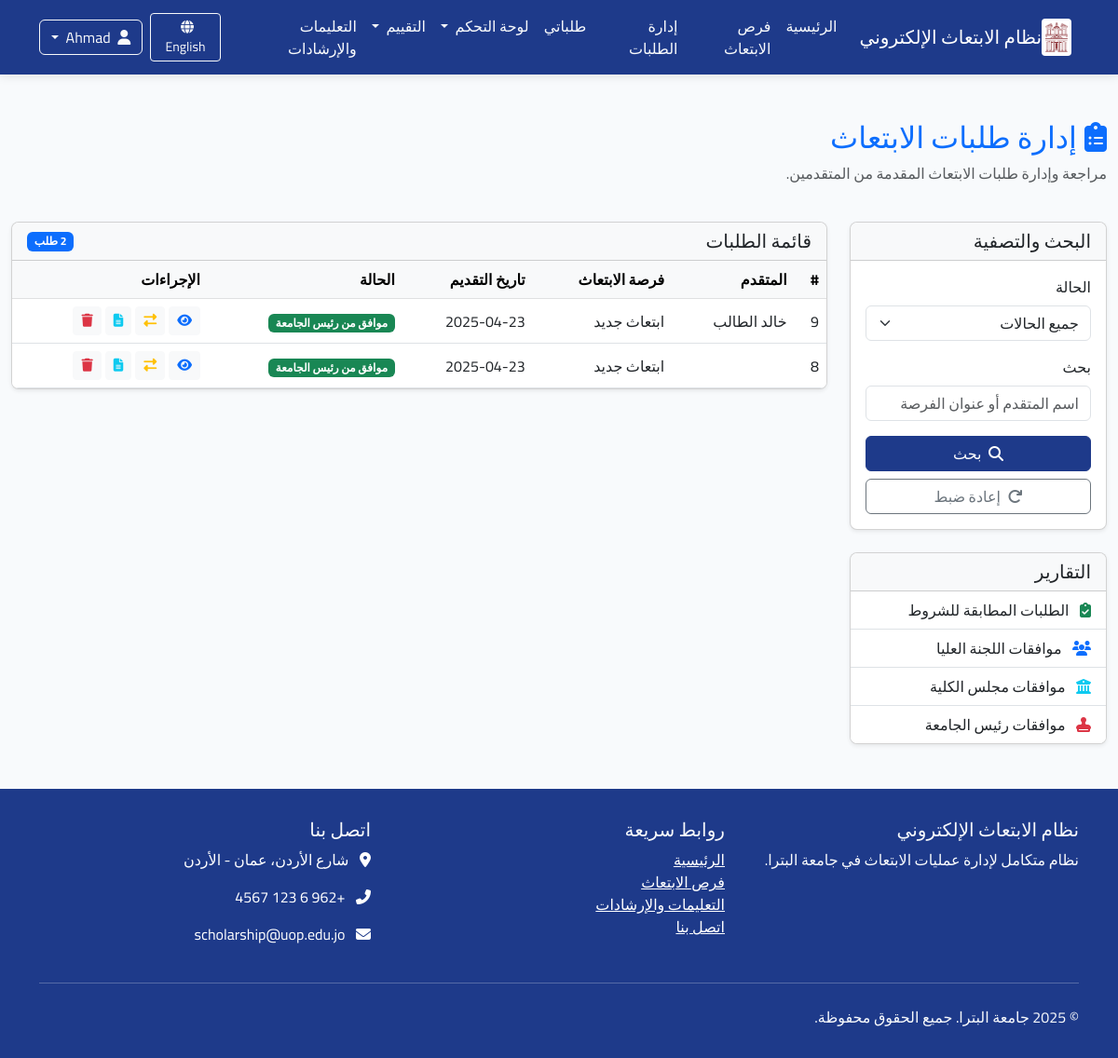
/ar/applications/ (signed in), run on an earlier commit of the app's database.
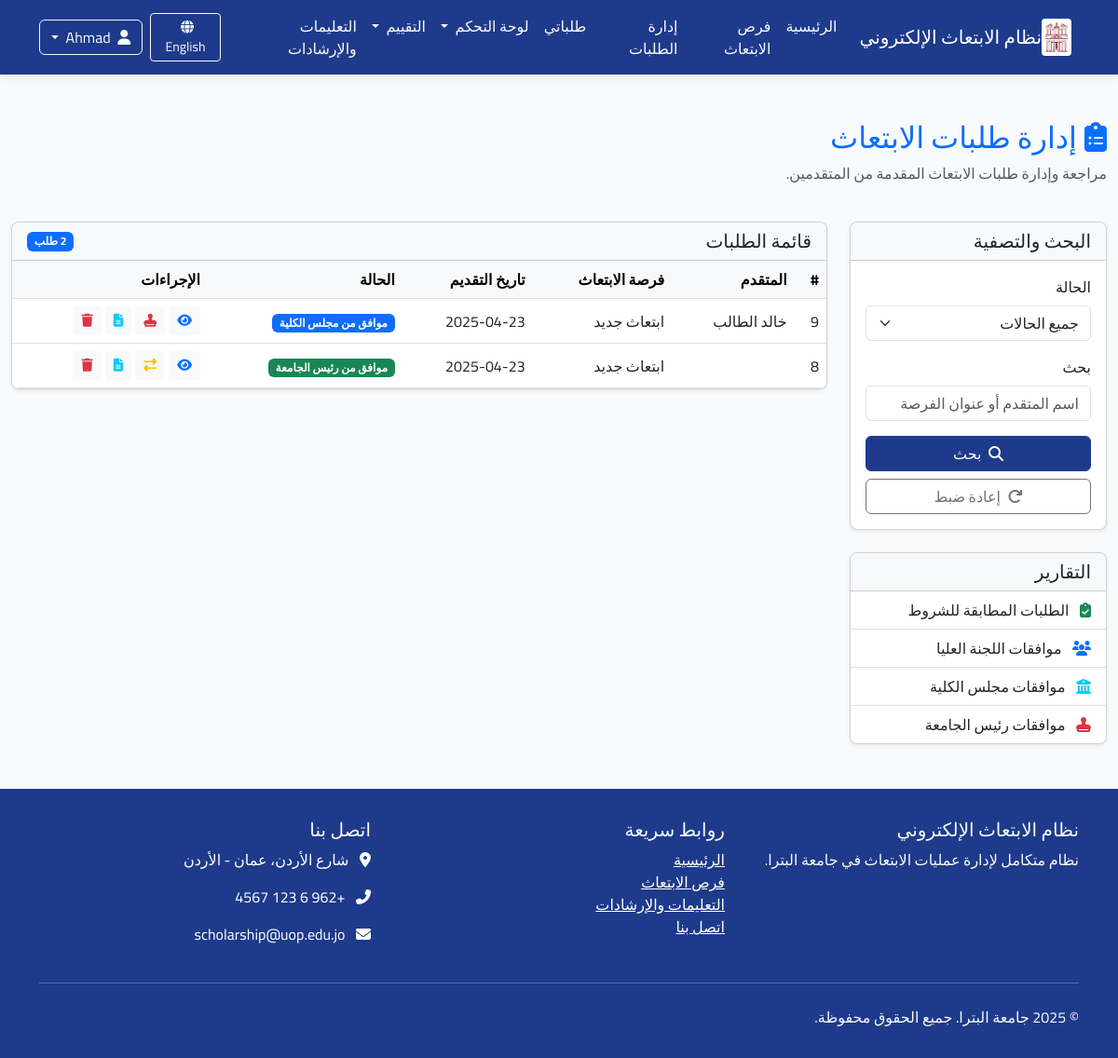
And on a later commit of the database.
### applications/models.py (models this page shows, shortened)
class Application(models.Model):
    scholarship = models.ForeignKey(Scholarship, verbose_name=_("فرصة الابتعاث"), on_delete=models.CASCADE,
                                    related_name="applications")
    applicant = models.ForeignKey(User, verbose_name=_("المتقدم"), on_delete=models.CASCADE,
                                  related_name="applications")
    status = models.ForeignKey(ApplicationStatus, verbose_name=_("حالة الطلب"), on_delete=models.PROTECT,
                               related_name="applications")
    application_date = models.DateTimeField(_("تاريخ التقديم"), auto_now_add=True)
    last_update = models.DateTimeField(_("آخر تحديث"), auto_now=True)
    motivation_letter = models.TextField(_("خطاب الدوافع"),
                                         help_text=_("اشرح لماذا تريد التقدم لهذه الفرصة وما هي أهدافك"))
    research_proposal = models.TextField(_("مقترح البحث"), blank=True, null=True,
                                         help_text=_("إذا كان الابتعاث لدراسة الدكتوراه، أرفق مقترح البحث الخاص بك"))
    comments = models.TextField(_("ملاحظات إضافية"), blank=True, null=True,
                                help_text=_("أي معلومات إضافية تود إضافتها لطلبك"))
    acceptance_letter = models.BooleanField(_("هل لديك قبول مبدئي؟"), default=False)
    acceptance_university = models.CharField(_("اسم الجامعة التي لديك قبول فيها"), max_length=200, blank=True,
                                             null=True)
    admin_notes = models.TextField(_("ملاحظات إدارية"), blank=True, null=True)
    class Meta:
        verbose_name = _("طلب ابتعاث")
        verbose_name_plural = _("طلبات الابتعاث")
        ordering = ['-application_date']
        unique_together = ['scholarship', 'applicant']  # لا يمكن للمستخدم التقديم على نفس الفرصة مرتين

class ApplicationStatus(models.Model):
    name = models.CharField(_("اسم الحالة"), max_length=100)
    description = models.TextField(_("الوصف"), blank=True, null=True)
    order = models.PositiveSmallIntegerField(_("الترتيب"), default=0)
    requires_attachment = models.BooleanField(_("تتطلب مرفقات"), default=False)
    class Meta:
        verbose_name = _("حالة الطلب")
        verbose_name_plural = _("حالات الطلبات")
        ordering = ['order']
    def __str__(self):
        return self.name

### announcements/models.py (models this page shows, shortened)
class Scholarship(models.Model):
    STATUS_CHOICES = (
        ('draft', _('مسودة')),
        ('published', _('منشور')),
        ('closed', _('مغلق')),
    )
    title = models.CharField(_("العنوان"), max_length=200)
    scholarship_type = models.ForeignKey(ScholarshipType, verbose_name=_("نوع الابتعاث"), on_delete=models.CASCADE,
                                         related_name="scholarships")
    description = models.TextField(_("الوصف"))
    requirements = models.TextField(_("المتطلبات"))
    benefits = models.TextField(_("المميزات"), blank=True, null=True)
    countries = models.CharField(_("الدول المتاحة"), max_length=255, blank=True, null=True)
    universities = models.TextField(_("الجامعات المتاحة"), blank=True, null=True)
    deadline = models.DateTimeField(_("الموعد النهائي للتقديم"))
    publication_date = models.DateTimeField(_("تاريخ النشر"), default=timezone.now)
    status = models.CharField(_("الحالة"), max_length=20, choices=STATUS_CHOICES, default='draft')
    max_applicants = models.PositiveIntegerField(_("الحد الأقصى للمتقدمين"), default=0, help_text=_("0 يعني غير محدود"))
    eligibility_criteria = models.TextField(_("معايير الأهلية"), blank=True, null=True)
    application_process = models.TextField(_("عملية التقديم"), blank=True, null=True)
    contact_info = models.TextField(_("معلومات الاتصال"), blank=True, null=True)
    attachment = models.FileField(_("مرفق"), upload_to='scholarship_attachments/', blank=True, null=True)
    created_by = models.ForeignKey(User, verbose_name=_("تم إنشاؤه بواسطة"), on_delete=models.CASCADE,
                                   related_name="created_scholarships")
    updated_at = models.DateTimeField(_("تم التحديث في"), auto_now=True)
    class Meta:
        verbose_name = _("فرصة ابتعاث")
        verbose_name_plural = _("فرص الابتعاث")
        ordering = ['-publication_date']

### applications/views.py (the view, shortened to what this page needs)
# urls.py: path('applications/', views.admin_applications_list, name='admin_applications_list'),  # Kept this one as 'applications/'
@login_required
@permission_required('applications.view_application')
def admin_applications_list(request):
    status_filter = request.GET.get('status')
    search_query = request.GET.get('search', '')
    applications = Application.objects.all().order_by('-application_date')
    if status_filter:
        applications = applications.filter(status_id=status_filter)
    paginator = Paginator(applications, 10)
    page = request.GET.get('page')
    applications_page = paginator.get_page(page)
    statuses = ApplicationStatus.objects.all()
    context = {
        'applications': applications_page,
        'statuses': statuses,
        'status_filter': status_filter,
        'search_query': search_query,
    }
    return render(request, 'applications/admin_applications_list.html', context)

### core/context_processors.py (called while the page is built)
def user_role(request):
    role = 'anonymous'
    if request.user.is_authenticated:
        role = request.user.profile.role
    return {
        'user_role': role
    }

### applications/templates/applications/admin_applications_list.html (shortened to what the changed rows need)
{% extends 'base.html' %}
{% load i18n %}
{% load static %}
{% block content %}
<div class="container-fluid my-5">
    <div class="row">
        <div class="col-12 mb-4">
            <h2 class="text-primary">
                <i class="fas fa-clipboard-list me-2"></i>{% trans "إدارة طلبات الابتعاث" %}
            </h2>
        </div>
        <div class="col-md-9">
            <div class="card shadow-sm">
                <div class="card-body p-0">
                    <div class="table-responsive">
                        <table class="table table-hover align-middle mb-0">
                            <thead class="table-light">
                                <tr>
                                    <th scope="col">#</th>
                                    <th scope="col">{% trans "المتقدم" %}</th>
                                    <th scope="col">{% trans "فرصة الابتعاث" %}</th>
                                    <th scope="col">{% trans "تاريخ التقديم" %}</th>
                                    <th scope="col">{% trans "الحالة" %}</th>
                                    <th scope="col">{% trans "الإجراءات" %}</th>
                                </tr>
                            </thead>
                            <tbody>
                                {% for application in applications %}
                                <tr>
                                    <td>{{ application.id }}</td>
                                    <td>{{ application.applicant.get_full_name }}</td>
                                    <td>{{ application.scholarship.title }}</td>
                                    <td>{{ application.application_date|date:"Y-m-d" }}</td>
                                    <td>
                                        {% if application.status.order == 1 %}
                                            <span class="badge bg-secondary">{{ application.status }}</span>
                                        {% elif application.status.order == 2 %}
                                            <span class="badge bg-info">{{ application.status }}</span>
                                        {% elif application.status.order == 3 %}
                                            <span class="badge bg-success">{{ application.status }}</span>
                                        {% elif application.status.order == 4 %}
                                            <span class="badge bg-danger">{{ application.status }}</span>
                                        {% elif application.status.order == 5 %}
                                            <span class="badge bg-primary">{{ application.status }}</span>
                                        {% elif application.status.order == 6 %}
                                            <span class="badge bg-danger">{{ application.status }}</span>
                                        {% elif application.status.order == 7 %}
                                            <span class="badge bg-primary">{{ application.status }}</span>
                                        {% elif application.status.order == 8 %}
                                            <span class="badge bg-danger">{{ application.status }}</span>
                                        {% elif application.status.order == 9 %}
                                            <span class="badge bg-success">{{ application.status }}</span>
                                        {% elif application.status.order == 10 %}
                                            <span class="badge bg-danger">{{ application.status }}</span>
                                        {% else %}
                                            <span class="badge bg-secondary">{{ application.status }}</span>
                                        {% endif %}
                                    </td>
                                    <td>
                                        <div class="d-flex flex-wrap gap-1">
                                            <a href="{% url 'applications:application_detail' application.id %}" class="btn btn-sm btn-light" data-bs-toggle="tooltip" title="{% trans 'عرض التفاصيل' %}">
                                                <i class="fas fa-eye text-primary"></i>
                                            </a>
                                            {% if application.status.order == 2 %}
                                            <a href="{% url 'applications:check_requirements' application.id %}" class="btn btn-sm btn-light" data-bs-toggle="tooltip" title="{% trans 'مطابقة الشروط' %}">
                                                <i class="fas fa-clipboard-check text-success"></i>
                                            </a>
                                            {% elif application.status.order == 3 %}
                                            <a href="{% url 'applications:higher_committee_approval' application.id %}" class="btn btn-sm btn-light" data-bs-toggle="tooltip" title="{% trans 'موافقة اللجنة العليا' %}">
                                                <i class="fas fa-users text-primary"></i>
                                            </a>
                                            {% elif application.status.order == 5 %}
                                            <a href="{% url 'applications:faculty_council_approval' application.id %}" class="btn btn-sm btn-light" data-bs-toggle="tooltip" title="{% trans 'موافقة مجلس الكلية' %}">
                                                <i class="fas fa-university text-info"></i>
                                            </a>
                                            {% elif application.status.order == 7 %}
                                            <a href="{% url 'applications:president_approval' application.id %}" class="btn btn-sm btn-light" data-bs-toggle="tooltip" title="{% trans 'موافقة رئيس الجامعة' %}">
                                                <i class="fas fa-stamp text-danger"></i>
                                            </a>
                                            {% else %}
                                            <a href="{% url 'applications:change_status' application.id %}" class="btn btn-sm btn-light" data-bs-toggle="tooltip" title="{% trans 'تغيير الحالة' %}">
                                                <i class="fas fa-exchange-alt text-warning"></i>
                                            </a>
                                            {% endif %}
                                            <a href="{% url 'applications:application_full_report' application.id %}" class="btn btn-sm btn-light" data-bs-toggle="tooltip" title="{% trans 'تقرير كامل' %}">
                                                <i class="fas fa-file-alt text-info"></i>
                                            </a>
                                            <a href="{% url 'applications:delete_application' application.id %}" class="btn btn-sm btn-light" data-bs-toggle="tooltip" title="{% trans 'حذف الطلب' %}">
                                                <i class="fas fa-trash text-danger"></i>
                                            </a>
                                        </div>
                                    </td>
                                </tr>
                                {% endfor %}
                            </tbody>
                        </table>
                    </div>
                </div>
            </div>
        </div>
    </div>
</div>
{% endblock %}

What changed in the data, as far as the page shows it:
changed Application "خالد الطالب": status_id 16 → 14 (drawn); status "موافق من رئيس الجامعة" → "موافق من مجلس الكلية"
